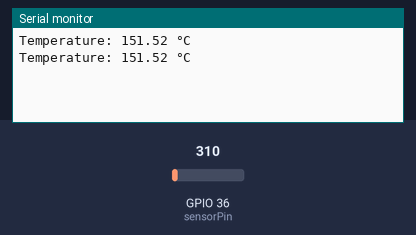
The sketch below on a simulated ESP32. Shown: the last lines printed to the serial monitor. Inputs (shaded band) come from the test bench; at power-on: GPIO 36 (sensorPin) = 310.

Above: at 1.8 s.
1.9 s: GPIO 36 (sensorPin) set to 372
At 2.8 s:
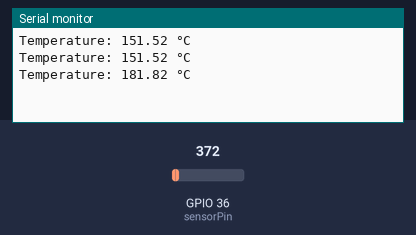
3.4 s: GPIO 36 (sensorPin) set to 434
At 4.8 s:
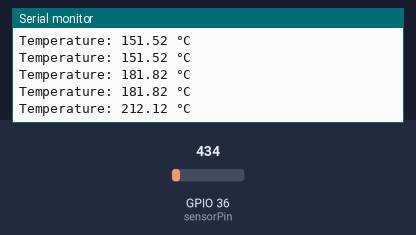
Timing chart, 0 to 6.4 s (numbered marks = the images above; inputs shaded):
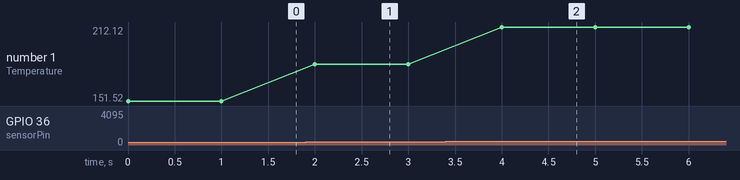

The sketch:

lm35_temp_monitor.ino
```cpp
int sensorPin = A0;
float temperature;
void setup() {
Serial.begin(9600);
}
void loop() {
int reading = analogRead(sensorPin);
// Convert the analog reading to voltage
float voltage = reading * (5.0 / 1023.0); // 0–1023 maps to 0–5V
//if you use a 3.3 V board in Arduino or Esp32 use reading * (3.3/1023)
// LM35 gives 10mV per °C => 0.01V per °C
temperature = voltage / 0.01;
Serial.print("Temperature: ");
Serial.print(temperature);
Serial.println(" °C");
delay(1000);
}
```

Measured:
- after the input at 1.9 s, the serial monitor: prints a new line after 0.10 s (image 1)
- after the input at 3.4 s, the serial monitor: prints a new line after 0.60 s (image 2)
- plotted number 1: 151.52 → 181.82 after the input at 1.9 s, 181.82 → 212.12 after the input at 3.4 s
